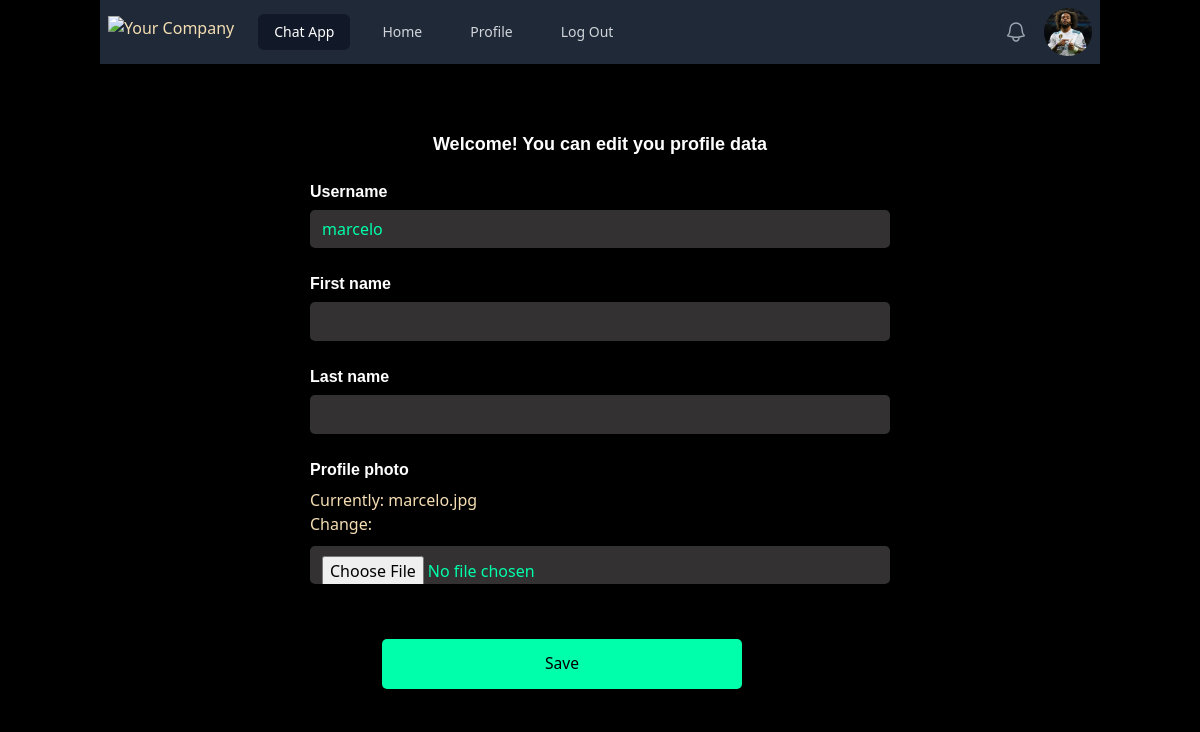
The app's page /user/profile-update/ (signed in) with its own data.
### users/models.py (models this page shows)
class CustomUser(AbstractUser):
    profile_picture = models.ImageField(default='default_profile_pic.png')

### users/views.py (the view, shortened to what this page needs)
# urls.py: path('profile-update/', UpdateProfileView.as_view(), name='profile-update'),
class UpdateProfileView(LoginRequiredMixin, View):
    def get(self, request):
        update_profile_form = ProfileForm(instance=request.user)
        context = {
            'profile': update_profile_form
        }
        return render(request, 'register/update_profile.html', context)

### users/forms.py
class ProfileForm(ModelForm):
    class Meta:
        model = CustomUser
        fields = ['username', 'first_name', 'last_name', 'profile_picture']

### templates/register/update_profile.html (shortened to what this page needs)
{% extends 'base.html' %}
{% load static %}
{% block content %}
  <div class="w-1/2 my-6 dad mx-auto p-6 bg-gray-100 rounded-xl margin-0" >
    <form method="post" enctype="multipart/form-data">
        <h1>Welcome! You can edit you profile data </h1>
        <div class="mb-3">
            <label class="inline-block login-label">Username</label>
            {{ profile.username }}
        </div>
        <div class="mb-3">
            <label class="inline-block login-label">First name</label>
            {{ profile.first_name }}
        </div>
        <div class="mb-3">
            <label class="inline-block login-label">Last name</label>
            {{ profile.last_name }}
        </div>
        <div class="mb-3">
            <label class="inline-block login-label">Profile photo</label>
            {{ profile.profile_picture }}
        </div>
        <button class="bg-teal-500 login-btn" type="submit">Save</button>
    </form>
      </div>
{% endblock content %}

### templates/base.html (shortened to what this page needs)
<!DOCTYPE html>
{% load static %}
<html lang="en">
<head>
    <link href="https://cdn.jsdelivr.net/npm/bootstrap@5.0.2/dist/css/bootstrap.min.css" rel="stylesheet">
    <link rel="stylesheet" href="https://cdnjs.cloudflare.com/ajax/libs/font-awesome/6.4.2/css/all.min.css" />
    <link rel="stylesheet/scss" href="{% static 'src/input.css' %}" type="text/css">
    <link rel="stylesheet" href="https://cdnjs.cloudflare.com/ajax/libs/tailwindcss/2.2.19/tailwind.min.css" />
</head>
<body class="container">
<nav class="bg-gray-800">
  <div class="mx-auto max-w-7xl px-2 sm:px-6 lg:px-8">
    <div class="relative flex h-16 items-center justify-between">
      <div class="flex flex-1 items-center justify-center sm:items-stretch sm:justify-start">
        <div class="flex flex-shrink-0 items-center">
          <img class="h-8 w-auto" src="https://tailwindui.com/img/logos/mark.svg?color=indigo&shade=500" alt="Your Company">
        </div>
        <div class="hidden sm:ml-6 sm:block">
          <div class="flex space-x-4">
            <a href="#" class="bg-gray-900 text-white rounded-md px-3 py-2 text-sm font-medium" aria-current="page">Chat App</a>
            <a href="{% url 'home' %}" class="text-gray-300 hover:bg-gray-700 hover:text-white rounded-md px-3 py-2 text-sm font-medium">Home</a>
            <a href="{% url 'profile' %}" class="text-gray-300 hover:bg-gray-700 hover:text-white rounded-md px-3 py-2 text-sm font-medium">Profile</a>
            <a href="{% url 'logout' %}" class="text-gray-300 hover:bg-gray-700 hover:text-white rounded-md px-3 py-2 text-sm font-medium">Log Out</a>
          </div>
        </div>
      </div>
      <div class="absolute inset-y-0 right-0 flex items-center pr-2 sm:static sm:inset-auto sm:ml-6 sm:pr-0">
        <button type="button" class="relative rounded-full bg-gray-800 p-1 text-gray-400 hover:text-white focus:outline-none focus:ring-2 focus:ring-white focus:ring-offset-2 focus:ring-offset-gray-800">
          <span class="absolute -inset-1.5"></span>
        </button>
        <div class="relative ml-3">
          <div>
            <a href="{% url 'profile' %}"><button type="button" class="relative flex rounded-full bg-gray-800 text-sm" id="user-menu-button" aria-expanded="false" aria-haspopup="true">
              <span class="absolute -inset-1.5"></span>
              <img style="background-size: cover; object-fit: cover" class="h-12 w-12 rounded-full" src="{{ request.user.profile_picture.url }}" alt="">
            </button></a>
          </div>
        </div>
      </div>
    </div>
  </div>
</nav>
{% block content %}
{% endblock content %}
</body>
</html>

### templates/base.html (style rules this page uses)
body { background-color: black; }

### records on screen
CustomUser: user.profile_picture (picture), username "marcelo"
